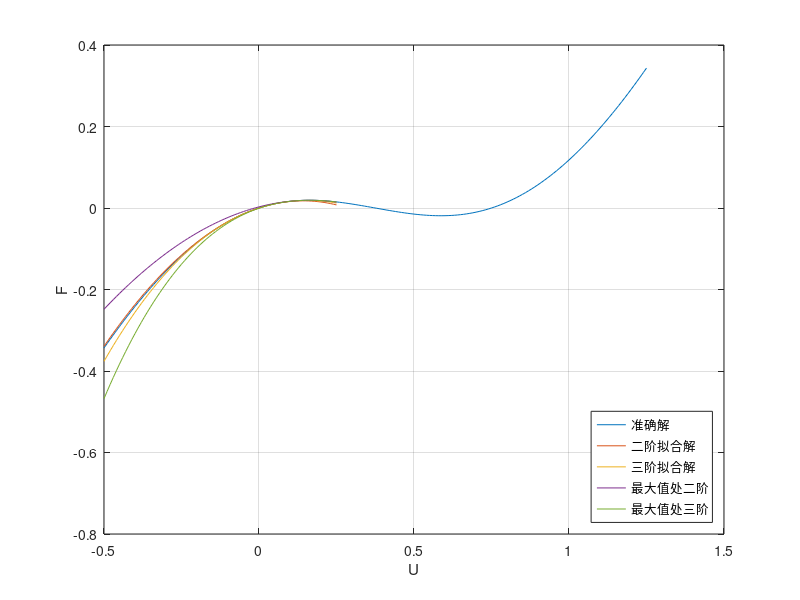
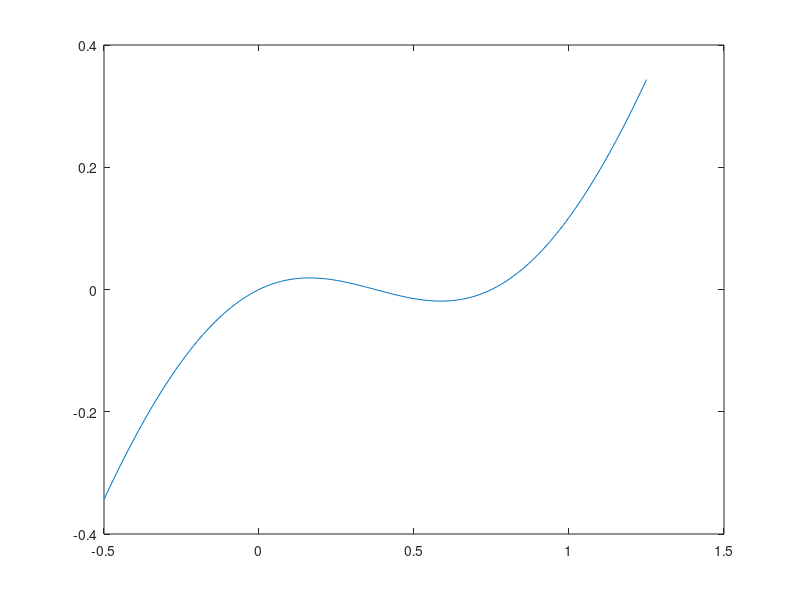

Write the MATLAB code that produced these figures, in order. (Note: this script raises an error after producing the figures.)
close all;
U = -0.5: 0.01: 1.25;
H_0 = 0.375;
theta_0 = atan(H_0);
H = H_0 - U;
theta = atan(H);
EA_ka = 1;

%% 线性模型
% 在H_0 = 0.5和H_0 = 0.375的情况下，二阶拟合解的效果比三阶好。但在最大值处，三阶的效果比二阶好得多。
F = 2 * EA_ka * (sin(theta)/cos(theta_0) - tan(theta));
figure(1);
plot(U, F);
hold on;
U_app = -0.5: 0.01: 0.25;
Func_1 = -H_0^2/(H_0^2 + 1);
Func_2 = -3/2 * H_0 / (H_0^2 + 1)^2;
Func_3 = (4 * H_0^2 - 1) / (2 * (H_0^2 + 1)^3);
F_app_2 = 2 * EA_ka * (-Func_1 * U_app + Func_2 * U_app .^ 2);
F_app_3 = 2 * EA_ka * (-Func_1 * U_app + Func_2 * U_app .^ 2 - Func_3 * U_app .^ 3);

H_m = ((H_0^2 + 1)^(1/3) - 1)^(1/2);
F_m = ((H_0^2 + 1)^(1/3) - 1)^(3/2);
Func_m_2 = -3 * H_m/ (2 * (H_0^2 + 1)^(1/3));
Func_m_3 = 2 / (H_0^2 + 1)^(1/3) - 5 / (2 * (H_0^2 + 1)^(2/3));
U_m_app = -0.5: 0.01: 0.25;
H_m_app = H_0 - U_m_app - H_m;
F_m_app_2 = 2 * EA_ka * (F_m + Func_m_2 * H_m_app.^2);
F_m_app_3 = 2 * EA_ka * (F_m + Func_m_2 * H_m_app.^2 + Func_m_3 * H_m_app.^3);


plot(U_app, F_app_2);
plot(U_app, F_app_3);
plot(U_m_app, F_m_app_2);
plot(U_m_app, F_m_app_3);
legend('准确解', '二阶拟合解', '三阶拟合解', '最大值处二阶', '最大值处三阶', 'Location','southeast');
xlabel('U');
ylabel('F');
grid on;

% 对SingleGetU函数的验证
figure(2);
plot(U, F);
hold on;
PtNum = max(size(U_app));
MaxFPtNum = find(F(1:PtNum) == max(F(1: PtNum)));

U_Cal = zeros(1, MaxFPtNum);
for i = 1: MaxFPtNum
    U_Cal(i) = VMT_SingleGetU(EA_ka, H_0, F(i), 0, 2);
    if (~isreal(U_Cal(i)))
        U_Cal(i) = VMT_SingleGetU(EA_ka, H_0, F(i), 0, -2);
    end
end
plot(U_Cal, F(1: MaxFPtNum));
legend('准确解', '计算得解', 'Location','southeast');
xlabel('U');
ylabel('F');
grid on;

%% 非线性模型
F_nonlinear = EA_ka * sin(theta) .* ((cos(theta)).^2 / (cos(theta_0))^2 - 1);
figure(3);
plot(U, F_nonlinear);
hold on;
U_app = U(1): 0.01: 0.25;
Func_1_nonlinear = (2 * H_0^2)/(H_0^2 + 1)^(3/2);
Func_2_nonlinear = (3*H_0 * (H_0^2 - 1))/(H_0^2 + 1)^(5/2);
Func_3_nonlinear = (4*H_0^4 - 10 * H_0^2 + 1)/ (H_0^2 + 1)^(7/2);
Func_4_nonlinear = (10*H_0^5-45*H_0^3+15*H_0)/(2*(H_0^2+1)^(9/2));
F_app_nonlinear = EA_ka * (Func_1_nonlinear * U_app + Func_2_nonlinear * U_app .^ 2 + Func_3_nonlinear * U_app .^ 3 + Func_4_nonlinear * U_app .^ 4);
F_app_nonlinear_2 = EA_ka * (Func_1_nonlinear * U_app + Func_2_nonlinear * U_app .^ 2);
F_app_nonlinear_3 = EA_ka * (Func_1_nonlinear * U_app + Func_2_nonlinear * U_app .^ 2 + Func_3_nonlinear * U_app .^ 3);
plot(U_app, F_app_nonlinear);
plot(U_app, F_app_nonlinear_2);
plot(U_app, F_app_nonlinear_3);
% U_app2 = 0: 0.01: 1;
% F_app2 = 0.1180 * (0.5 - U_app2) - 0.5590 * (0.5 - U_app2) .^ 3;
% plot(U_app2, F_app2);
legend('准确解', '四阶拟合解', '二阶拟合解', '三阶拟合解', 'Location','southeast');
xlabel('U');
ylabel('F_{nonlinear}');
grid on;

% 对SingleGetU函数的验证
figure(4);
plot(U, F_nonlinear);
hold on;
PtNum = max(size(U_app));
MaxFPtNum = find(F_nonlinear(1:PtNum) == max(F_nonlinear(1: PtNum)));

U_Cal = zeros(1, MaxFPtNum);
for i = 1: MaxFPtNum
    U_Cal(i) = VMT_SingleGetU(EA_ka, H_0, F_nonlinear(i), 0, 3);
    if (~isreal(U_Cal(i)))
        U_Cal(i) = VMT_SingleGetU(EA_ka, H_0, F_nonlinear(i), 0, -3);
    end
end
plot(U_Cal, F_nonlinear(1: MaxFPtNum));
legend('准确解', '计算得解', 'Location','southeast');
xlabel('U');
ylabel('F');
grid on;

%% 
syms U;
Func_1_nonlinear = (2 * H_0^2)/(H_0^2 + 1)^(3/2);
Func_2_nonlinear = (3*H_0 * (H_0^2 - 1))/(H_0^2 + 1)^(5/2);
Func_3_nonlinear = (4*H_0^4 - 10 * H_0^2 + 1)/ (H_0^2 + 1)^(7/2);
Func_4_nonlinear = (10*H_0^5-45*H_0^3+15*H_0)/(2*(H_0^2+1)^(9/2));
F_app_sym = Func_1_nonlinear * U + Func_2_nonlinear * U^2 +  Func_3_nonlinear * U^3 + Func_4_nonlinear * U^4;
%%
% B
%[PredSequence, MaxForceDiff] = VMT_GetSequence([1.661	1.905	2.334	6.755	10.823 12.826], [1.661	1.905	2.334	4.017	7.878 9.320], [0 1 1 1 1 1], [0 1 1 0 1 1], 1, 2, [])
% [PredSequence, MaxForceDiff] = VMT_GetSequence([1.547	1.905	2.334	6.755	10.823 12.826], [1.661	1.905	2.334	5.02	8.820 9.320], [0 1 1 1 1 1], [0 1 1 0 1 1], 1, 2, [])

% R
% [PredSequence, MaxForceDiff] = VMT_GetSequence([1	1.477	4.691	6.937	9.07	9.798], [1	1.477	2.085	6.937	9.32	12.826], [0 1 1 1 1 0], [0 1 0 1 1 1], 1, 2, [])
% [PredSequence, MaxForceDiff] = VMT_GetSequence([1	1.477	4.691	7.879	9.07	9.798], [1	1.477	2.085	5.814	6.937	12.826], [0 1 1 1 1 0], [0 1 0 1 1 1], 1, 2, [])

% G
% [PredSequence, MaxForceDiff] = VMT_GetSequence([1.074	4.486	5.256	5.8645	6.3355	7.1595], [1	1.074	3.033	3.7595	7.1595	8.293], [0 1 1 1 0 1], [0 0 1 1 1 1], 1, 2, [])
